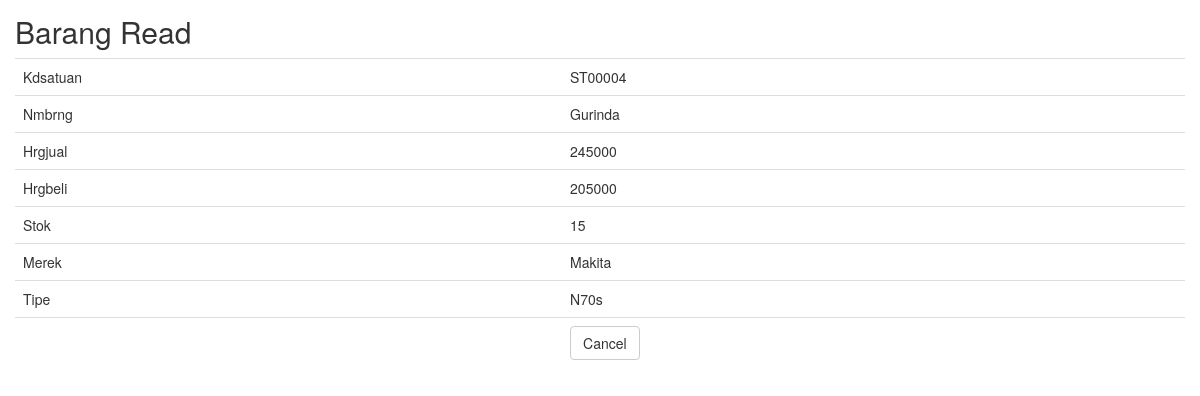
Page /barang/read/BR00005.html on the committed database.
### tables this page shows
CREATE TABLE IF NOT EXISTS `barang` (
  `kdbrng` varchar(50) NOT NULL,
  `kdsatuan` varchar(10) DEFAULT NULL,
  `nmbrng` varchar(50) DEFAULT NULL,
  `hrgjual` double DEFAULT NULL,
  `hrgbeli` double DEFAULT NULL,
  `stok` int(11) DEFAULT NULL,
  `merek` varchar(50) DEFAULT NULL,
  `tipe` varchar(50) DEFAULT NULL,
  PRIMARY KEY (`kdbrng`),
  KEY `FK_barang_satuan` (`kdsatuan`),
  CONSTRAINT `FK_barang_satuan` FOREIGN KEY (`kdsatuan`) REFERENCES `satuan` (`kd_satuan`)
);

### application/controllers/Barang.php (called while the page is built, shortened)
<?php
class Barang extends CI_Controller
{
    function __construct()
    {
        $this->load->model('Barang_model');
        $this->load->library('form_validation');
    }
    public function read($id)
    {
        $row = $this->Barang_model->get_by_id($id);
        if ($row) {
            $data = array(
		'kdbrng' => $row->kdbrng,
		'kdsatuan' => $row->kdsatuan,
		'nmbrng' => $row->nmbrng,
		'hrgjual' => $row->hrgjual,
		'hrgbeli' => $row->hrgbeli,
		'stok' => $row->stok,
		'merek' => $row->merek,
		'tipe' => $row->tipe,
	    );
            $this->load->view('barang/barang_read', $data);
        } else {
            $this->session->set_flashdata('message', 'Record Not Found');
            redirect(site_url('barang'));
        }
    }
}

### index.php (called while the page is built, shortened)
<?php
require_once BASEPATH.'core/CodeIgniter.php';

### application/models/Barang_model.php (called while the page is built, shortened)
<?php
class Barang_model extends CI_Model
{
    public $table = 'barang';
    public $id = 'kdbrng';
    function get_by_id($id)
    {
        $this->db->where($this->id, $id);
        return $this->db->get($this->table)->row();
    }
}

### application/views/barang/barang_read.php (the view, shortened to what this page needs)
<!doctype html>
<html>
    <head>
        <link rel="stylesheet" href="<?php echo base_url('assets/bootstrap/css/bootstrap.min.css') ?>"/>
    </head>
    <body>
        <h2 style="margin-top:0px">Barang Read</h2>
        <table class="table">
	    <tr><td>Kdsatuan</td><td><?php echo $kdsatuan; ?></td></tr>
	    <tr><td>Nmbrng</td><td><?php echo $nmbrng; ?></td></tr>
	    <tr><td>Hrgjual</td><td><?php echo $hrgjual; ?></td></tr>
	    <tr><td>Hrgbeli</td><td><?php echo $hrgbeli; ?></td></tr>
	    <tr><td>Stok</td><td><?php echo $stok; ?></td></tr>
	    <tr><td>Merek</td><td><?php echo $merek; ?></td></tr>
	    <tr><td>Tipe</td><td><?php echo $tipe; ?></td></tr>
	    <tr><td></td><td><a href="<?php echo site_url('barang') ?>" class="btn btn-default">Cancel</a></td></tr>
	</table>
        </body>
</html>

### application/views/barang/barang_read.php (style rules this page uses)
body { padding: 15px; }

### rows in the picture
barang: kdsatuan "ST00004", nmbrng "Gurinda", hrgjual "245000", hrgbeli "205000", stok "15", merek "Makita", tipe "N70s"
